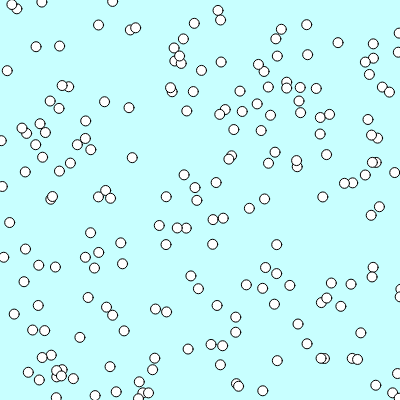
Frame 1 (no input)
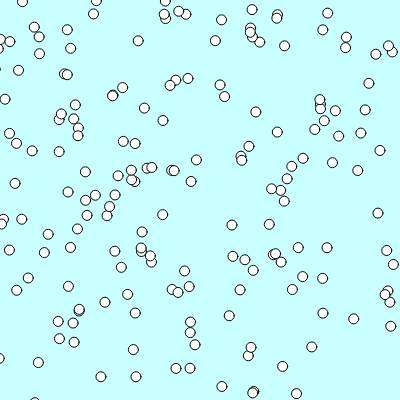
Frame 60 (no input)
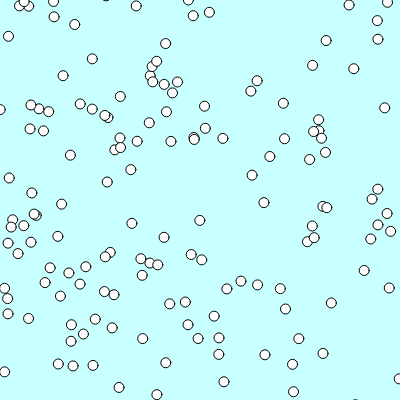
Frame 120 (the mouse pressed at the canvas centre since frame 60)

The p5.js sketch that drew these frames (run headless with seeded random() and noise() and a simulated clock; from frame 60 on, the mouse is pressed at the canvas centre):

// p5.js sketch
// ── sketch.js
let particles = []
let numParticles = 200



function setup() {
  createCanvas(400, 400);
  for(let i=0; i < numParticles; i++) {
    particles.push(new Particle())
  }
  
}

function draw() {
  background(200,2000,2000);

  for(let i = 0; i < numParticles; i++) {
  particles[i].update()
  particles[i].show()
  }
}


class Particle{
  
  

constructor () {
 this.position = createVector(random(width), random(height))
this.velocity = createVector(random(-2,2), random(-2,2))
this.accel = createVector(0, .001)
}

update()  {

    this.velocity.add(this.accel)
  this.position.add(this.velocity)

// loop around canvas

  if(this.position.x > width + 10) {
    this.position.x = 0
  }
  if(this.position.y > height + 10) {
    this.position.y = 0
  }
  if(this.position.y < 10 - height) {
    this.position.y = height
  }
  { if(this.position.x < 10 - width) 
    this.position.x = 0}
  }

show() {
circle(this.position.x, this.position.y, 10)
  
}
}
